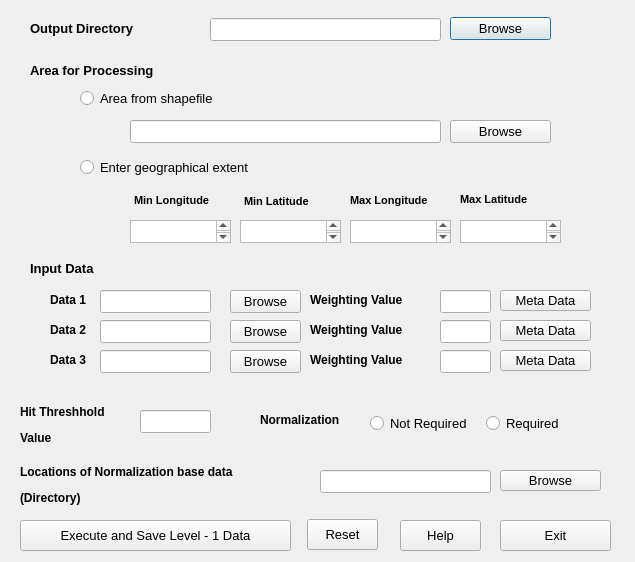
<?xml version="1.0" encoding="UTF-8"?>
<ui version="4.0">
 <class>Level1_interface_inter_comparisonDialogBase</class>
 <widget class="QDialog" name="Level1_interface_inter_comparisonDialogBase">
  <property name="geometry">
   <rect>
    <x>0</x>
    <y>0</y>
    <width>635</width>
    <height>562</height>
   </rect>
  </property>
  <property name="windowTitle">
   <string>Level 1 Interface Inter-Comparison-Mode</string>
  </property>
  <widget class="QLineEdit" name="lineEdit_11">
   <property name="geometry">
    <rect>
     <x>440</x>
     <y>290</y>
     <width>51</width>
     <height>23</height>
    </rect>
   </property>
   <property name="sizePolicy">
    <sizepolicy hsizetype="Fixed" vsizetype="Fixed">
     <horstretch>0</horstretch>
     <verstretch>0</verstretch>
    </sizepolicy>
   </property>
   <property name="font">
    <font>
     <pointsize>10</pointsize>
    </font>
   </property>
  </widget>
  <widget class="QLabel" name="label_9">
   <property name="geometry">
    <rect>
     <x>50</x>
     <y>290</y>
     <width>51</width>
     <height>21</height>
    </rect>
   </property>
   <property name="sizePolicy">
    <sizepolicy hsizetype="Fixed" vsizetype="Fixed">
     <horstretch>0</horstretch>
     <verstretch>0</verstretch>
    </sizepolicy>
   </property>
   <property name="font">
    <font>
     <pointsize>10</pointsize>
     <weight>50</weight>
     <bold>false</bold>
    </font>
   </property>
   <property name="text">
    <string>&lt;html&gt;&lt;head/&gt;&lt;body&gt;&lt;p&gt;&lt;span style=&quot; font-size:9pt; font-weight:600;&quot;&gt;Data 1&lt;/span&gt;&lt;/p&gt;&lt;/body&gt;&lt;/html&gt;</string>
   </property>
  </widget>
  <widget class="QLabel" name="label_3">
   <property name="geometry">
    <rect>
     <x>30</x>
     <y>18</y>
     <width>151</width>
     <height>20</height>
    </rect>
   </property>
   <property name="font">
    <font>
     <pointsize>10</pointsize>
     <weight>75</weight>
     <bold>true</bold>
    </font>
   </property>
   <property name="text">
    <string>Output Directory</string>
   </property>
  </widget>
  <widget class="QLabel" name="label_18">
   <property name="geometry">
    <rect>
     <x>20</x>
     <y>400</y>
     <width>121</width>
     <height>51</height>
    </rect>
   </property>
   <property name="font">
    <font>
     <pointsize>10</pointsize>
    </font>
   </property>
   <property name="text">
    <string>&lt;html&gt;&lt;head/&gt;&lt;body&gt;&lt;p&gt;&lt;span style=&quot; font-size:9pt; font-weight:600;&quot;&gt;Hit Threshhold&lt;/span&gt;&lt;/p&gt;&lt;p&gt;&lt;span style=&quot; font-size:9pt; font-weight:600;&quot;&gt;Value&lt;/span&gt;&lt;/p&gt;&lt;/body&gt;&lt;/html&gt;</string>
   </property>
  </widget>
  <widget class="QPushButton" name="pushButton_3">
   <property name="geometry">
    <rect>
     <x>450</x>
     <y>17</y>
     <width>101</width>
     <height>23</height>
    </rect>
   </property>
   <property name="sizePolicy">
    <sizepolicy hsizetype="Fixed" vsizetype="Fixed">
     <horstretch>0</horstretch>
     <verstretch>0</verstretch>
    </sizepolicy>
   </property>
   <property name="font">
    <font>
     <pointsize>10</pointsize>
    </font>
   </property>
   <property name="text">
    <string>Browse</string>
   </property>
  </widget>
  <widget class="QLineEdit" name="lineEdit_9">
   <property name="geometry">
    <rect>
     <x>100</x>
     <y>290</y>
     <width>111</width>
     <height>23</height>
    </rect>
   </property>
   <property name="sizePolicy">
    <sizepolicy hsizetype="Fixed" vsizetype="Fixed">
     <horstretch>0</horstretch>
     <verstretch>0</verstretch>
    </sizepolicy>
   </property>
   <property name="font">
    <font>
     <pointsize>10</pointsize>
    </font>
   </property>
  </widget>
  <widget class="QLineEdit" name="lineEdit">
   <property name="geometry">
    <rect>
     <x>210</x>
     <y>18</y>
     <width>231</width>
     <height>23</height>
    </rect>
   </property>
   <property name="font">
    <font>
     <pointsize>10</pointsize>
    </font>
   </property>
  </widget>
  <widget class="QLineEdit" name="lineEdit_2">
   <property name="geometry">
    <rect>
     <x>130</x>
     <y>120</y>
     <width>311</width>
     <height>23</height>
    </rect>
   </property>
   <property name="font">
    <font>
     <pointsize>10</pointsize>
    </font>
   </property>
  </widget>
  <widget class="QPushButton" name="pushButton_4">
   <property name="geometry">
    <rect>
     <x>450</x>
     <y>120</y>
     <width>101</width>
     <height>23</height>
    </rect>
   </property>
   <property name="sizePolicy">
    <sizepolicy hsizetype="Fixed" vsizetype="Fixed">
     <horstretch>0</horstretch>
     <verstretch>0</verstretch>
    </sizepolicy>
   </property>
   <property name="font">
    <font>
     <pointsize>10</pointsize>
    </font>
   </property>
   <property name="text">
    <string>Browse</string>
   </property>
  </widget>
  <widget class="QLineEdit" name="lineEdit_12">
   <property name="geometry">
    <rect>
     <x>440</x>
     <y>320</y>
     <width>51</width>
     <height>23</height>
    </rect>
   </property>
   <property name="sizePolicy">
    <sizepolicy hsizetype="Fixed" vsizetype="Fixed">
     <horstretch>0</horstretch>
     <verstretch>0</verstretch>
    </sizepolicy>
   </property>
   <property name="font">
    <font>
     <pointsize>10</pointsize>
    </font>
   </property>
  </widget>
  <widget class="QLineEdit" name="lineEdit_10">
   <property name="geometry">
    <rect>
     <x>100</x>
     <y>320</y>
     <width>111</width>
     <height>23</height>
    </rect>
   </property>
   <property name="sizePolicy">
    <sizepolicy hsizetype="Fixed" vsizetype="Fixed">
     <horstretch>0</horstretch>
     <verstretch>0</verstretch>
    </sizepolicy>
   </property>
   <property name="font">
    <font>
     <pointsize>10</pointsize>
    </font>
   </property>
  </widget>
  <widget class="QLineEdit" name="lineEdit_15">
   <property name="geometry">
    <rect>
     <x>320</x>
     <y>470</y>
     <width>171</width>
     <height>23</height>
    </rect>
   </property>
   <property name="sizePolicy">
    <sizepolicy hsizetype="Fixed" vsizetype="Fixed">
     <horstretch>0</horstretch>
     <verstretch>0</verstretch>
    </sizepolicy>
   </property>
   <property name="font">
    <font>
     <pointsize>10</pointsize>
    </font>
   </property>
  </widget>
  <widget class="QLabel" name="label_14">
   <property name="geometry">
    <rect>
     <x>310</x>
     <y>290</y>
     <width>121</width>
     <height>20</height>
    </rect>
   </property>
   <property name="sizePolicy">
    <sizepolicy hsizetype="Fixed" vsizetype="Fixed">
     <horstretch>0</horstretch>
     <verstretch>0</verstretch>
    </sizepolicy>
   </property>
   <property name="font">
    <font>
     <pointsize>10</pointsize>
     <weight>50</weight>
     <bold>false</bold>
    </font>
   </property>
   <property name="text">
    <string>&lt;html&gt;&lt;head/&gt;&lt;body&gt;&lt;p&gt;&lt;span style=&quot; font-size:9pt; font-weight:600;&quot;&gt;Weighting Value&lt;/span&gt;&lt;/p&gt;&lt;/body&gt;&lt;/html&gt;</string>
   </property>
  </widget>
  <widget class="QLabel" name="label_13">
   <property name="geometry">
    <rect>
     <x>30</x>
     <y>60</y>
     <width>201</width>
     <height>21</height>
    </rect>
   </property>
   <property name="font">
    <font>
     <pointsize>10</pointsize>
     <weight>75</weight>
     <bold>true</bold>
    </font>
   </property>
   <property name="text">
    <string>Area for Processing</string>
   </property>
  </widget>
  <widget class="QPushButton" name="pushButton">
   <property name="geometry">
    <rect>
     <x>500</x>
     <y>520</y>
     <width>111</width>
     <height>31</height>
    </rect>
   </property>
   <property name="sizePolicy">
    <sizepolicy hsizetype="Fixed" vsizetype="Fixed">
     <horstretch>0</horstretch>
     <verstretch>0</verstretch>
    </sizepolicy>
   </property>
   <property name="font">
    <font>
     <pointsize>10</pointsize>
    </font>
   </property>
   <property name="text">
    <string>Exit</string>
   </property>
  </widget>
  <widget class="QPushButton" name="pushButton_2">
   <property name="geometry">
    <rect>
     <x>500</x>
     <y>470</y>
     <width>101</width>
     <height>21</height>
    </rect>
   </property>
   <property name="sizePolicy">
    <sizepolicy hsizetype="Fixed" vsizetype="Fixed">
     <horstretch>0</horstretch>
     <verstretch>0</verstretch>
    </sizepolicy>
   </property>
   <property name="font">
    <font>
     <pointsize>10</pointsize>
    </font>
   </property>
   <property name="text">
    <string>Browse</string>
   </property>
  </widget>
  <widget class="QLineEdit" name="lineEdit_14">
   <property name="geometry">
    <rect>
     <x>140</x>
     <y>410</y>
     <width>71</width>
     <height>23</height>
    </rect>
   </property>
   <property name="sizePolicy">
    <sizepolicy hsizetype="Fixed" vsizetype="Fixed">
     <horstretch>0</horstretch>
     <verstretch>0</verstretch>
    </sizepolicy>
   </property>
   <property name="font">
    <font>
     <pointsize>10</pointsize>
    </font>
   </property>
  </widget>
  <widget class="QLabel" name="label_19">
   <property name="geometry">
    <rect>
     <x>260</x>
     <y>410</y>
     <width>111</width>
     <height>20</height>
    </rect>
   </property>
   <property name="font">
    <font>
     <pointsize>10</pointsize>
    </font>
   </property>
   <property name="text">
    <string>&lt;html&gt;&lt;head/&gt;&lt;body&gt;&lt;p&gt;&lt;span style=&quot; font-size:9pt; font-weight:600;&quot;&gt;Normalization&lt;/span&gt;&lt;/p&gt;&lt;/body&gt;&lt;/html&gt;</string>
   </property>
  </widget>
  <widget class="QRadioButton" name="radioButton">
   <property name="geometry">
    <rect>
     <x>80</x>
     <y>90</y>
     <width>191</width>
     <height>17</height>
    </rect>
   </property>
   <property name="font">
    <font>
     <pointsize>10</pointsize>
    </font>
   </property>
   <property name="text">
    <string>Area from shapefile</string>
   </property>
  </widget>
  <widget class="QLabel" name="label_10">
   <property name="geometry">
    <rect>
     <x>50</x>
     <y>320</y>
     <width>51</width>
     <height>21</height>
    </rect>
   </property>
   <property name="sizePolicy">
    <sizepolicy hsizetype="Fixed" vsizetype="Fixed">
     <horstretch>0</horstretch>
     <verstretch>0</verstretch>
    </sizepolicy>
   </property>
   <property name="font">
    <font>
     <pointsize>10</pointsize>
     <weight>50</weight>
     <bold>false</bold>
    </font>
   </property>
   <property name="text">
    <string>&lt;html&gt;&lt;head/&gt;&lt;body&gt;&lt;p&gt;&lt;span style=&quot; font-size:9pt; font-weight:600;&quot;&gt;Data 2&lt;/span&gt;&lt;/p&gt;&lt;/body&gt;&lt;/html&gt;</string>
   </property>
  </widget>
  <widget class="QPushButton" name="pushButton_5">
   <property name="geometry">
    <rect>
     <x>20</x>
     <y>520</y>
     <width>271</width>
     <height>31</height>
    </rect>
   </property>
   <property name="sizePolicy">
    <sizepolicy hsizetype="Fixed" vsizetype="Fixed">
     <horstretch>0</horstretch>
     <verstretch>0</verstretch>
    </sizepolicy>
   </property>
   <property name="font">
    <font>
     <pointsize>10</pointsize>
    </font>
   </property>
   <property name="text">
    <string>Execute and Save Level - 1 Data</string>
   </property>
  </widget>
  <widget class="QLabel" name="label_20">
   <property name="geometry">
    <rect>
     <x>20</x>
     <y>460</y>
     <width>381</width>
     <height>51</height>
    </rect>
   </property>
   <property name="font">
    <font>
     <pointsize>9</pointsize>
    </font>
   </property>
   <property name="text">
    <string>&lt;html&gt;&lt;head/&gt;&lt;body&gt;&lt;p&gt;&lt;span style=&quot; font-weight:600;&quot;&gt;Locations of Normalization base data &lt;/span&gt;&lt;/p&gt;&lt;p&gt;&lt;span style=&quot; font-weight:600;&quot;&gt;(Directory)&lt;/span&gt;&lt;/p&gt;&lt;/body&gt;&lt;/html&gt;</string>
   </property>
  </widget>
  <widget class="QLabel" name="label_15">
   <property name="geometry">
    <rect>
     <x>310</x>
     <y>320</y>
     <width>121</width>
     <height>21</height>
    </rect>
   </property>
   <property name="sizePolicy">
    <sizepolicy hsizetype="Fixed" vsizetype="Fixed">
     <horstretch>0</horstretch>
     <verstretch>0</verstretch>
    </sizepolicy>
   </property>
   <property name="font">
    <font>
     <pointsize>10</pointsize>
     <weight>50</weight>
     <bold>false</bold>
    </font>
   </property>
   <property name="text">
    <string>&lt;html&gt;&lt;head/&gt;&lt;body&gt;&lt;p&gt;&lt;span style=&quot; font-size:9pt; font-weight:600;&quot;&gt;Weighting Value&lt;/span&gt;&lt;/p&gt;&lt;/body&gt;&lt;/html&gt;</string>
   </property>
  </widget>
  <widget class="QRadioButton" name="radioButton_2">
   <property name="geometry">
    <rect>
     <x>80</x>
     <y>159</y>
     <width>251</width>
     <height>17</height>
    </rect>
   </property>
   <property name="font">
    <font>
     <pointsize>10</pointsize>
    </font>
   </property>
   <property name="text">
    <string>Enter geographical extent</string>
   </property>
  </widget>
  <widget class="QPushButton" name="pushButton_6">
   <property name="geometry">
    <rect>
     <x>500</x>
     <y>320</y>
     <width>91</width>
     <height>21</height>
    </rect>
   </property>
   <property name="sizePolicy">
    <sizepolicy hsizetype="Fixed" vsizetype="Fixed">
     <horstretch>0</horstretch>
     <verstretch>0</verstretch>
    </sizepolicy>
   </property>
   <property name="font">
    <font>
     <pointsize>10</pointsize>
    </font>
   </property>
   <property name="text">
    <string>Meta Data</string>
   </property>
  </widget>
  <widget class="QPushButton" name="pushButton_7">
   <property name="geometry">
    <rect>
     <x>500</x>
     <y>290</y>
     <width>91</width>
     <height>21</height>
    </rect>
   </property>
   <property name="sizePolicy">
    <sizepolicy hsizetype="Fixed" vsizetype="Fixed">
     <horstretch>0</horstretch>
     <verstretch>0</verstretch>
    </sizepolicy>
   </property>
   <property name="font">
    <font>
     <pointsize>10</pointsize>
    </font>
   </property>
   <property name="text">
    <string>Meta Data</string>
   </property>
  </widget>
  <widget class="QPushButton" name="pushButton_8">
   <property name="geometry">
    <rect>
     <x>230</x>
     <y>320</y>
     <width>71</width>
     <height>23</height>
    </rect>
   </property>
   <property name="sizePolicy">
    <sizepolicy hsizetype="Fixed" vsizetype="Fixed">
     <horstretch>0</horstretch>
     <verstretch>0</verstretch>
    </sizepolicy>
   </property>
   <property name="font">
    <font>
     <pointsize>10</pointsize>
    </font>
   </property>
   <property name="text">
    <string>Browse</string>
   </property>
  </widget>
  <widget class="QPushButton" name="pushButton_9">
   <property name="geometry">
    <rect>
     <x>230</x>
     <y>290</y>
     <width>71</width>
     <height>23</height>
    </rect>
   </property>
   <property name="sizePolicy">
    <sizepolicy hsizetype="Fixed" vsizetype="Fixed">
     <horstretch>0</horstretch>
     <verstretch>0</verstretch>
    </sizepolicy>
   </property>
   <property name="font">
    <font>
     <pointsize>10</pointsize>
    </font>
   </property>
   <property name="text">
    <string>Browse</string>
   </property>
  </widget>
  <widget class="QLineEdit" name="lineEdit_16">
   <property name="geometry">
    <rect>
     <x>440</x>
     <y>350</y>
     <width>51</width>
     <height>23</height>
    </rect>
   </property>
   <property name="sizePolicy">
    <sizepolicy hsizetype="Fixed" vsizetype="Fixed">
     <horstretch>0</horstretch>
     <verstretch>0</verstretch>
    </sizepolicy>
   </property>
   <property name="font">
    <font>
     <pointsize>10</pointsize>
    </font>
   </property>
  </widget>
  <widget class="QLabel" name="label_21">
   <property name="geometry">
    <rect>
     <x>50</x>
     <y>350</y>
     <width>51</width>
     <height>21</height>
    </rect>
   </property>
   <property name="sizePolicy">
    <sizepolicy hsizetype="Fixed" vsizetype="Fixed">
     <horstretch>0</horstretch>
     <verstretch>0</verstretch>
    </sizepolicy>
   </property>
   <property name="font">
    <font>
     <pointsize>10</pointsize>
     <weight>50</weight>
     <bold>false</bold>
    </font>
   </property>
   <property name="text">
    <string>&lt;html&gt;&lt;head/&gt;&lt;body&gt;&lt;p&gt;&lt;span style=&quot; font-size:9pt; font-weight:600;&quot;&gt;Data 3&lt;/span&gt;&lt;/p&gt;&lt;/body&gt;&lt;/html&gt;</string>
   </property>
  </widget>
  <widget class="QPushButton" name="pushButton_10">
   <property name="geometry">
    <rect>
     <x>500</x>
     <y>350</y>
     <width>91</width>
     <height>21</height>
    </rect>
   </property>
   <property name="sizePolicy">
    <sizepolicy hsizetype="Fixed" vsizetype="Fixed">
     <horstretch>0</horstretch>
     <verstretch>0</verstretch>
    </sizepolicy>
   </property>
   <property name="font">
    <font>
     <pointsize>10</pointsize>
    </font>
   </property>
   <property name="text">
    <string>Meta Data</string>
   </property>
  </widget>
  <widget class="QLineEdit" name="lineEdit_17">
   <property name="geometry">
    <rect>
     <x>100</x>
     <y>350</y>
     <width>111</width>
     <height>23</height>
    </rect>
   </property>
   <property name="sizePolicy">
    <sizepolicy hsizetype="Fixed" vsizetype="Fixed">
     <horstretch>0</horstretch>
     <verstretch>0</verstretch>
    </sizepolicy>
   </property>
   <property name="font">
    <font>
     <pointsize>10</pointsize>
    </font>
   </property>
  </widget>
  <widget class="QPushButton" name="pushButton_11">
   <property name="geometry">
    <rect>
     <x>230</x>
     <y>350</y>
     <width>71</width>
     <height>23</height>
    </rect>
   </property>
   <property name="sizePolicy">
    <sizepolicy hsizetype="Fixed" vsizetype="Fixed">
     <horstretch>0</horstretch>
     <verstretch>0</verstretch>
    </sizepolicy>
   </property>
   <property name="font">
    <font>
     <pointsize>10</pointsize>
    </font>
   </property>
   <property name="text">
    <string>Browse</string>
   </property>
  </widget>
  <widget class="QLabel" name="label_22">
   <property name="geometry">
    <rect>
     <x>310</x>
     <y>350</y>
     <width>121</width>
     <height>21</height>
    </rect>
   </property>
   <property name="sizePolicy">
    <sizepolicy hsizetype="Fixed" vsizetype="Fixed">
     <horstretch>0</horstretch>
     <verstretch>0</verstretch>
    </sizepolicy>
   </property>
   <property name="font">
    <font>
     <pointsize>10</pointsize>
     <weight>50</weight>
     <bold>false</bold>
    </font>
   </property>
   <property name="text">
    <string>&lt;html&gt;&lt;head/&gt;&lt;body&gt;&lt;p&gt;&lt;span style=&quot; font-size:9pt; font-weight:600;&quot;&gt;Weighting Value&lt;/span&gt;&lt;/p&gt;&lt;/body&gt;&lt;/html&gt;</string>
   </property>
  </widget>
  <widget class="QLabel" name="label_23">
   <property name="geometry">
    <rect>
     <x>30</x>
     <y>260</y>
     <width>131</width>
     <height>16</height>
    </rect>
   </property>
   <property name="font">
    <font>
     <pointsize>10</pointsize>
     <weight>75</weight>
     <bold>true</bold>
    </font>
   </property>
   <property name="text">
    <string>Input Data</string>
   </property>
  </widget>
  <widget class="QPushButton" name="pushButton_12">
   <property name="geometry">
    <rect>
     <x>307</x>
     <y>519</y>
     <width>71</width>
     <height>31</height>
    </rect>
   </property>
   <property name="sizePolicy">
    <sizepolicy hsizetype="Fixed" vsizetype="Fixed">
     <horstretch>0</horstretch>
     <verstretch>0</verstretch>
    </sizepolicy>
   </property>
   <property name="font">
    <font>
     <pointsize>10</pointsize>
    </font>
   </property>
   <property name="text">
    <string>Reset</string>
   </property>
  </widget>
  <widget class="QPushButton" name="pushButton_13">
   <property name="geometry">
    <rect>
     <x>400</x>
     <y>520</y>
     <width>81</width>
     <height>31</height>
    </rect>
   </property>
   <property name="sizePolicy">
    <sizepolicy hsizetype="Fixed" vsizetype="Fixed">
     <horstretch>0</horstretch>
     <verstretch>0</verstretch>
    </sizepolicy>
   </property>
   <property name="font">
    <font>
     <pointsize>10</pointsize>
    </font>
   </property>
   <property name="text">
    <string>Help</string>
   </property>
  </widget>
  <widget class="QTextEdit" name="textEdit">
   <property name="enabled">
    <bool>true</bool>
   </property>
   <property name="geometry">
    <rect>
     <x>130</x>
     <y>220</y>
     <width>101</width>
     <height>23</height>
    </rect>
   </property>
   <property name="sizePolicy">
    <sizepolicy hsizetype="Fixed" vsizetype="Fixed">
     <horstretch>0</horstretch>
     <verstretch>0</verstretch>
    </sizepolicy>
   </property>
   <property name="font">
    <font>
     <pointsize>10</pointsize>
    </font>
   </property>
  </widget>
  <widget class="QTextEdit" name="textEdit_2">
   <property name="geometry">
    <rect>
     <x>240</x>
     <y>220</y>
     <width>101</width>
     <height>23</height>
    </rect>
   </property>
   <property name="sizePolicy">
    <sizepolicy hsizetype="Fixed" vsizetype="Fixed">
     <horstretch>0</horstretch>
     <verstretch>0</verstretch>
    </sizepolicy>
   </property>
   <property name="font">
    <font>
     <pointsize>10</pointsize>
    </font>
   </property>
  </widget>
  <widget class="QTextEdit" name="textEdit_3">
   <property name="geometry">
    <rect>
     <x>350</x>
     <y>220</y>
     <width>101</width>
     <height>23</height>
    </rect>
   </property>
   <property name="sizePolicy">
    <sizepolicy hsizetype="Fixed" vsizetype="Fixed">
     <horstretch>0</horstretch>
     <verstretch>0</verstretch>
    </sizepolicy>
   </property>
   <property name="font">
    <font>
     <pointsize>10</pointsize>
    </font>
   </property>
  </widget>
  <widget class="QTextEdit" name="textEdit_4">
   <property name="geometry">
    <rect>
     <x>460</x>
     <y>220</y>
     <width>101</width>
     <height>23</height>
    </rect>
   </property>
   <property name="sizePolicy">
    <sizepolicy hsizetype="Fixed" vsizetype="Fixed">
     <horstretch>0</horstretch>
     <verstretch>0</verstretch>
    </sizepolicy>
   </property>
   <property name="font">
    <font>
     <pointsize>10</pointsize>
    </font>
   </property>
  </widget>
  <widget class="QWidget" name="layoutWidget">
   <property name="geometry">
    <rect>
     <x>370</x>
     <y>410</y>
     <width>226</width>
     <height>27</height>
    </rect>
   </property>
   <layout class="QGridLayout" name="gridLayout">
    <item row="0" column="0">
     <widget class="QRadioButton" name="radioButton_5">
      <property name="font">
       <font>
        <pointsize>10</pointsize>
       </font>
      </property>
      <property name="text">
       <string>Not Required</string>
      </property>
     </widget>
    </item>
    <item row="0" column="1">
     <widget class="QRadioButton" name="radioButton_6">
      <property name="font">
       <font>
        <pointsize>10</pointsize>
       </font>
      </property>
      <property name="text">
       <string>Required</string>
      </property>
     </widget>
    </item>
   </layout>
  </widget>
  <widget class="QLabel" name="label_6">
   <property name="geometry">
    <rect>
     <x>460</x>
     <y>191</y>
     <width>84</width>
     <height>16</height>
    </rect>
   </property>
   <property name="font">
    <font>
     <pointsize>8</pointsize>
     <weight>75</weight>
     <bold>true</bold>
     <kerning>true</kerning>
    </font>
   </property>
   <property name="toolTip">
    <string/>
   </property>
   <property name="text">
    <string>Max Latitude</string>
   </property>
  </widget>
  <widget class="QLabel" name="label_5">
   <property name="geometry">
    <rect>
     <x>350</x>
     <y>191</y>
     <width>101</width>
     <height>19</height>
    </rect>
   </property>
   <property name="font">
    <font>
     <pointsize>8</pointsize>
     <weight>75</weight>
     <bold>true</bold>
     <kerning>true</kerning>
    </font>
   </property>
   <property name="toolTip">
    <string/>
   </property>
   <property name="text">
    <string>Max Longitude</string>
   </property>
  </widget>
  <widget class="QLabel" name="label_7">
   <property name="geometry">
    <rect>
     <x>134</x>
     <y>191</y>
     <width>89</width>
     <height>19</height>
    </rect>
   </property>
   <property name="font">
    <font>
     <pointsize>8</pointsize>
     <weight>75</weight>
     <bold>true</bold>
     <kerning>true</kerning>
    </font>
   </property>
   <property name="toolTip">
    <string/>
   </property>
   <property name="text">
    <string>Min Longitude</string>
   </property>
  </widget>
  <widget class="QLabel" name="label_8">
   <property name="geometry">
    <rect>
     <x>244</x>
     <y>193</y>
     <width>80</width>
     <height>16</height>
    </rect>
   </property>
   <property name="font">
    <font>
     <pointsize>8</pointsize>
     <weight>75</weight>
     <bold>true</bold>
     <kerning>true</kerning>
    </font>
   </property>
   <property name="toolTip">
    <string/>
   </property>
   <property name="text">
    <string>Min Latitude</string>
   </property>
  </widget>
 </widget>
 <resources/>
 <connections/>
</ui>
